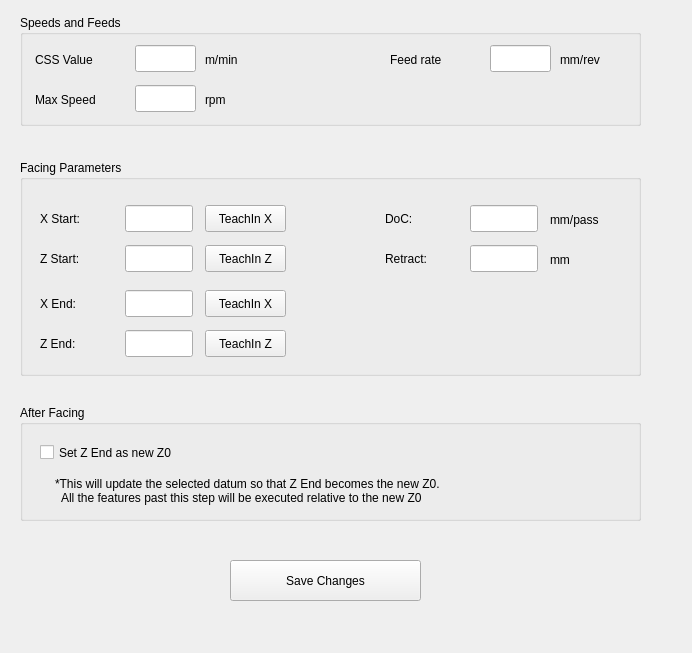
<?xml version="1.0" encoding="UTF-8"?>
<ui version="4.0">
 <class>Form</class>
 <widget class="QWidget" name="Form">
  <property name="geometry">
   <rect>
    <x>0</x>
    <y>0</y>
    <width>692</width>
    <height>653</height>
   </rect>
  </property>
  <property name="windowTitle">
   <string>Form</string>
  </property>
  <widget class="QGroupBox" name="groupBox_10">
   <property name="geometry">
    <rect>
     <x>20</x>
     <y>15</y>
     <width>621</width>
     <height>111</height>
    </rect>
   </property>
   <property name="title">
    <string>Speeds and Feeds</string>
   </property>
   <widget class="QLabel" name="label_12">
    <property name="geometry">
     <rect>
      <x>15</x>
      <y>35</y>
      <width>86</width>
      <height>19</height>
     </rect>
    </property>
    <property name="styleSheet">
     <string notr="true">font: 11pt &quot;Noto Sans&quot;;</string>
    </property>
    <property name="text">
     <string>CSS Value</string>
    </property>
   </widget>
   <widget class="QLineEdit" name="cssValue">
    <property name="geometry">
     <rect>
      <x>115</x>
      <y>30</y>
      <width>61</width>
      <height>27</height>
     </rect>
    </property>
   </widget>
   <widget class="QLabel" name="label_13">
    <property name="geometry">
     <rect>
      <x>185</x>
      <y>35</y>
      <width>56</width>
      <height>19</height>
     </rect>
    </property>
    <property name="styleSheet">
     <string notr="true">font: 11pt &quot;Noto Sans&quot;;</string>
    </property>
    <property name="text">
     <string>m/min</string>
    </property>
   </widget>
   <widget class="QLineEdit" name="maxSpeed">
    <property name="geometry">
     <rect>
      <x>115</x>
      <y>70</y>
      <width>61</width>
      <height>27</height>
     </rect>
    </property>
   </widget>
   <widget class="QLabel" name="label_14">
    <property name="geometry">
     <rect>
      <x>15</x>
      <y>75</y>
      <width>81</width>
      <height>19</height>
     </rect>
    </property>
    <property name="styleSheet">
     <string notr="true">font: 11pt &quot;Noto Sans&quot;;</string>
    </property>
    <property name="text">
     <string>Max Speed</string>
    </property>
   </widget>
   <widget class="QLabel" name="label_15">
    <property name="geometry">
     <rect>
      <x>185</x>
      <y>75</y>
      <width>51</width>
      <height>19</height>
     </rect>
    </property>
    <property name="styleSheet">
     <string notr="true">font: 11pt &quot;Noto Sans&quot;;</string>
    </property>
    <property name="text">
     <string>rpm</string>
    </property>
   </widget>
   <widget class="QLabel" name="label_16">
    <property name="geometry">
     <rect>
      <x>370</x>
      <y>35</y>
      <width>81</width>
      <height>19</height>
     </rect>
    </property>
    <property name="styleSheet">
     <string notr="true">font: 11pt &quot;Noto Sans&quot;;</string>
    </property>
    <property name="text">
     <string>Feed rate</string>
    </property>
   </widget>
   <widget class="QLabel" name="label_17">
    <property name="geometry">
     <rect>
      <x>540</x>
      <y>35</y>
      <width>66</width>
      <height>19</height>
     </rect>
    </property>
    <property name="styleSheet">
     <string notr="true">font: 11pt &quot;Noto Sans&quot;;</string>
    </property>
    <property name="text">
     <string>mm/rev</string>
    </property>
   </widget>
   <widget class="QLineEdit" name="feedRate">
    <property name="geometry">
     <rect>
      <x>470</x>
      <y>30</y>
      <width>61</width>
      <height>27</height>
     </rect>
    </property>
   </widget>
  </widget>
  <widget class="QGroupBox" name="groupBox_11">
   <property name="geometry">
    <rect>
     <x>20</x>
     <y>160</y>
     <width>621</width>
     <height>216</height>
    </rect>
   </property>
   <property name="title">
    <string>Facing Parameters</string>
   </property>
   <widget class="QLabel" name="label_35">
    <property name="geometry">
     <rect>
      <x>20</x>
      <y>45</y>
      <width>76</width>
      <height>27</height>
     </rect>
    </property>
    <property name="styleSheet">
     <string notr="true">font: 11pt &quot;Noto Sans&quot;;</string>
    </property>
    <property name="text">
     <string>X Start:</string>
    </property>
   </widget>
   <widget class="TeachInLineEdit" name="xStart">
    <property name="geometry">
     <rect>
      <x>105</x>
      <y>45</y>
      <width>68</width>
      <height>27</height>
     </rect>
    </property>
    <property name="alignment">
     <set>Qt::AlignRight|Qt::AlignTrailing|Qt::AlignVCenter</set>
    </property>
    <property name="referenceType" stdset="0">
     <number>1</number>
    </property>
    <property name="axisNumber" stdset="0">
     <number>0</number>
    </property>
    <property name="inchFormat" stdset="0">
     <string>%9.4f</string>
    </property>
    <property name="millimeterFormat" stdset="0">
     <string>%10.3f</string>
    </property>
    <property name="degreeFormat" stdset="0">
     <string>%10.2f</string>
    </property>
    <property name="latheMode" stdset="0">
     <number>2</number>
    </property>
   </widget>
   <widget class="QPushButton" name="xStartTeach">
    <property name="geometry">
     <rect>
      <x>185</x>
      <y>45</y>
      <width>81</width>
      <height>27</height>
     </rect>
    </property>
    <property name="text">
     <string>TeachIn X</string>
    </property>
   </widget>
   <widget class="QLabel" name="label_36">
    <property name="geometry">
     <rect>
      <x>20</x>
      <y>85</y>
      <width>76</width>
      <height>27</height>
     </rect>
    </property>
    <property name="styleSheet">
     <string notr="true">font: 11pt &quot;Noto Sans&quot;;</string>
    </property>
    <property name="text">
     <string>Z Start:</string>
    </property>
   </widget>
   <widget class="QPushButton" name="zStartTeach">
    <property name="geometry">
     <rect>
      <x>185</x>
      <y>85</y>
      <width>81</width>
      <height>27</height>
     </rect>
    </property>
    <property name="text">
     <string>TeachIn Z</string>
    </property>
   </widget>
   <widget class="TeachInLineEdit" name="zStart">
    <property name="geometry">
     <rect>
      <x>105</x>
      <y>85</y>
      <width>68</width>
      <height>27</height>
     </rect>
    </property>
    <property name="alignment">
     <set>Qt::AlignRight|Qt::AlignTrailing|Qt::AlignVCenter</set>
    </property>
    <property name="referenceType" stdset="0">
     <number>1</number>
    </property>
    <property name="axisNumber" stdset="0">
     <number>2</number>
    </property>
    <property name="inchFormat" stdset="0">
     <string>%9.4f</string>
    </property>
    <property name="millimeterFormat" stdset="0">
     <string>%10.3f</string>
    </property>
    <property name="degreeFormat" stdset="0">
     <string>%10.2f</string>
    </property>
    <property name="latheMode" stdset="0">
     <number>2</number>
    </property>
   </widget>
   <widget class="TeachInLineEdit" name="xEnd">
    <property name="geometry">
     <rect>
      <x>105</x>
      <y>130</y>
      <width>68</width>
      <height>27</height>
     </rect>
    </property>
    <property name="alignment">
     <set>Qt::AlignRight|Qt::AlignTrailing|Qt::AlignVCenter</set>
    </property>
    <property name="referenceType" stdset="0">
     <number>1</number>
    </property>
    <property name="axisNumber" stdset="0">
     <number>0</number>
    </property>
    <property name="inchFormat" stdset="0">
     <string>%9.4f</string>
    </property>
    <property name="millimeterFormat" stdset="0">
     <string>%10.3f</string>
    </property>
    <property name="degreeFormat" stdset="0">
     <string>%10.2f</string>
    </property>
    <property name="latheMode" stdset="0">
     <number>2</number>
    </property>
   </widget>
   <widget class="QPushButton" name="xEndTeach">
    <property name="geometry">
     <rect>
      <x>185</x>
      <y>130</y>
      <width>81</width>
      <height>27</height>
     </rect>
    </property>
    <property name="text">
     <string>TeachIn X</string>
    </property>
   </widget>
   <widget class="QLabel" name="label_37">
    <property name="geometry">
     <rect>
      <x>20</x>
      <y>130</y>
      <width>76</width>
      <height>27</height>
     </rect>
    </property>
    <property name="styleSheet">
     <string notr="true">font: 11pt &quot;Noto Sans&quot;;</string>
    </property>
    <property name="text">
     <string>X End:</string>
    </property>
   </widget>
   <widget class="QLabel" name="label_38">
    <property name="geometry">
     <rect>
      <x>20</x>
      <y>170</y>
      <width>76</width>
      <height>27</height>
     </rect>
    </property>
    <property name="styleSheet">
     <string notr="true">font: 11pt &quot;Noto Sans&quot;;</string>
    </property>
    <property name="text">
     <string>Z End:</string>
    </property>
   </widget>
   <widget class="QPushButton" name="zEndTeach">
    <property name="geometry">
     <rect>
      <x>185</x>
      <y>170</y>
      <width>81</width>
      <height>27</height>
     </rect>
    </property>
    <property name="text">
     <string>TeachIn Z</string>
    </property>
   </widget>
   <widget class="TeachInLineEdit" name="zEnd">
    <property name="geometry">
     <rect>
      <x>105</x>
      <y>170</y>
      <width>68</width>
      <height>27</height>
     </rect>
    </property>
    <property name="alignment">
     <set>Qt::AlignRight|Qt::AlignTrailing|Qt::AlignVCenter</set>
    </property>
    <property name="referenceType" stdset="0">
     <number>1</number>
    </property>
    <property name="axisNumber" stdset="0">
     <number>2</number>
    </property>
    <property name="inchFormat" stdset="0">
     <string>%9.4f</string>
    </property>
    <property name="millimeterFormat" stdset="0">
     <string>%10.3f</string>
    </property>
    <property name="degreeFormat" stdset="0">
     <string>%10.2f</string>
    </property>
    <property name="latheMode" stdset="0">
     <number>2</number>
    </property>
   </widget>
   <widget class="QLabel" name="label_39">
    <property name="geometry">
     <rect>
      <x>365</x>
      <y>45</y>
      <width>76</width>
      <height>27</height>
     </rect>
    </property>
    <property name="styleSheet">
     <string notr="true">font: 11pt &quot;Noto Sans&quot;;</string>
    </property>
    <property name="text">
     <string>DoC:</string>
    </property>
   </widget>
   <widget class="TeachInLineEdit" name="doc">
    <property name="geometry">
     <rect>
      <x>450</x>
      <y>45</y>
      <width>68</width>
      <height>27</height>
     </rect>
    </property>
    <property name="alignment">
     <set>Qt::AlignRight|Qt::AlignTrailing|Qt::AlignVCenter</set>
    </property>
    <property name="referenceType" stdset="0">
     <number>1</number>
    </property>
    <property name="axisNumber" stdset="0">
     <number>2</number>
    </property>
    <property name="inchFormat" stdset="0">
     <string>%9.4f</string>
    </property>
    <property name="millimeterFormat" stdset="0">
     <string>%10.3f</string>
    </property>
    <property name="degreeFormat" stdset="0">
     <string>%10.2f</string>
    </property>
    <property name="latheMode" stdset="0">
     <number>2</number>
    </property>
   </widget>
   <widget class="TeachInLineEdit" name="retract">
    <property name="geometry">
     <rect>
      <x>450</x>
      <y>85</y>
      <width>68</width>
      <height>27</height>
     </rect>
    </property>
    <property name="alignment">
     <set>Qt::AlignRight|Qt::AlignTrailing|Qt::AlignVCenter</set>
    </property>
    <property name="referenceType" stdset="0">
     <number>1</number>
    </property>
    <property name="axisNumber" stdset="0">
     <number>2</number>
    </property>
    <property name="inchFormat" stdset="0">
     <string>%9.4f</string>
    </property>
    <property name="millimeterFormat" stdset="0">
     <string>%10.3f</string>
    </property>
    <property name="degreeFormat" stdset="0">
     <string>%10.2f</string>
    </property>
    <property name="latheMode" stdset="0">
     <number>2</number>
    </property>
   </widget>
   <widget class="QLabel" name="label_40">
    <property name="geometry">
     <rect>
      <x>365</x>
      <y>85</y>
      <width>76</width>
      <height>27</height>
     </rect>
    </property>
    <property name="styleSheet">
     <string notr="true">font: 11pt &quot;Noto Sans&quot;;</string>
    </property>
    <property name="text">
     <string>Retract:</string>
    </property>
   </widget>
   <widget class="QLabel" name="label_18">
    <property name="geometry">
     <rect>
      <x>530</x>
      <y>50</y>
      <width>86</width>
      <height>19</height>
     </rect>
    </property>
    <property name="styleSheet">
     <string notr="true">font: 11pt &quot;Noto Sans&quot;;</string>
    </property>
    <property name="text">
     <string>mm/pass</string>
    </property>
   </widget>
   <widget class="QLabel" name="label_19">
    <property name="geometry">
     <rect>
      <x>530</x>
      <y>90</y>
      <width>56</width>
      <height>19</height>
     </rect>
    </property>
    <property name="styleSheet">
     <string notr="true">font: 11pt &quot;Noto Sans&quot;;</string>
    </property>
    <property name="text">
     <string>mm</string>
    </property>
   </widget>
  </widget>
  <widget class="QGroupBox" name="groupBox_13">
   <property name="geometry">
    <rect>
     <x>20</x>
     <y>405</y>
     <width>621</width>
     <height>116</height>
    </rect>
   </property>
   <property name="title">
    <string>After Facing</string>
   </property>
   <widget class="QCheckBox" name="zEndAsZero">
    <property name="geometry">
     <rect>
      <x>20</x>
      <y>35</y>
      <width>306</width>
      <height>25</height>
     </rect>
    </property>
    <property name="text">
     <string>Set Z End as new Z0</string>
    </property>
   </widget>
   <widget class="QLabel" name="label">
    <property name="geometry">
     <rect>
      <x>35</x>
      <y>65</y>
      <width>556</width>
      <height>41</height>
     </rect>
    </property>
    <property name="text">
     <string>*This will update the selected datum so that Z End becomes the new Z0. 
  All the features past this step will be executed relative to the new Z0</string>
    </property>
   </widget>
  </widget>
  <widget class="QPushButton" name="saveButton">
   <property name="geometry">
    <rect>
     <x>230</x>
     <y>560</y>
     <width>191</width>
     <height>41</height>
    </rect>
   </property>
   <property name="text">
    <string>Save Changes</string>
   </property>
  </widget>
 </widget>
 <customwidgets>
  <customwidget>
   <class>TeachInLineEdit</class>
   <extends>QLineEdit</extends>
   <header>qtpyvcp.widgets.input_widgets.teachin_line_edit</header>
  </customwidget>
 </customwidgets>
 <resources>
  <include location="../../../teachinlathe.qrc"/>
 </resources>
 <connections/>
</ui>
